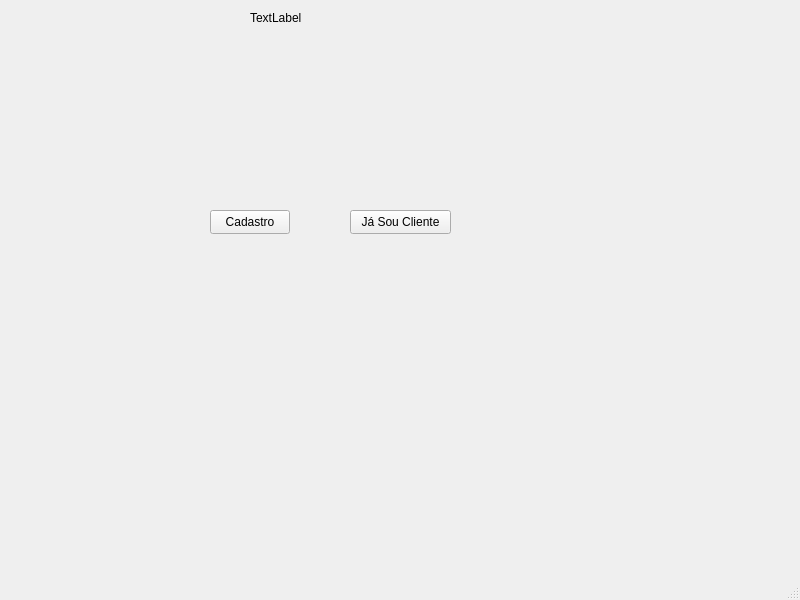
<?xml version="1.0" encoding="UTF-8"?>
<ui version="4.0">
 <class>MainWindow</class>
 <widget class="QMainWindow" name="MainWindow">
  <property name="geometry">
   <rect>
    <x>0</x>
    <y>0</y>
    <width>800</width>
    <height>600</height>
   </rect>
  </property>
  <property name="windowTitle">
   <string>MainWindow</string>
  </property>
  <widget class="QWidget" name="centralwidget">
   <widget class="QPushButton" name="pushButton">
    <property name="geometry">
     <rect>
      <x>210</x>
      <y>210</y>
      <width>80</width>
      <height>24</height>
     </rect>
    </property>
    <property name="text">
     <string>Cadastro</string>
    </property>
   </widget>
   <widget class="QPushButton" name="pushButton_2">
    <property name="geometry">
     <rect>
      <x>350</x>
      <y>210</y>
      <width>101</width>
      <height>24</height>
     </rect>
    </property>
    <property name="text">
     <string>Já Sou Cliente</string>
    </property>
   </widget>
   <widget class="QLabel" name="label">
    <property name="geometry">
     <rect>
      <x>250</x>
      <y>10</y>
      <width>58</width>
      <height>16</height>
     </rect>
    </property>
    <property name="text">
     <string>TextLabel</string>
    </property>
   </widget>
  </widget>
  <widget class="QMenuBar" name="menubar">
   <property name="geometry">
    <rect>
     <x>0</x>
     <y>0</y>
     <width>800</width>
     <height>21</height>
    </rect>
   </property>
  </widget>
  <widget class="QStatusBar" name="statusbar"/>
 </widget>
 <resources/>
 <connections/>
</ui>
